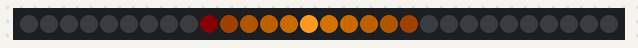
The sketch below on a simulated Arduino Uno, built with avr-gcc and run on an emulated ATmega328P. On the bench: 30 RGB LEDs in strip order, left to right.

Above: at 0.16 s.
At 2.33 s:
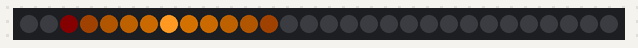
At 3.57 s:
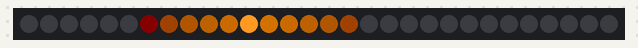
At 5.12 s:
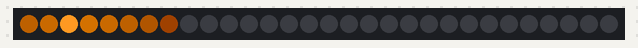
At 7.59 s:
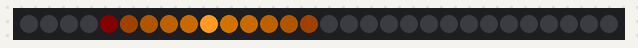
At 9.75 s:
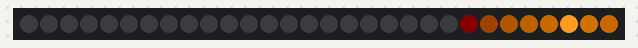

Measured:
- by itself, everything shown: repeats every 9.3 s, in 30 steps

The sketch:

scanner.ino
```cpp
#include <Adafruit_NeoPixel.h>
#ifdef __AVR__
#include <avr/power.h>
#endif

#define PIN 1
#define N_PIXELS 30
#define SCANNER_LENGTH 11

// Internal variables
Adafruit_NeoPixel strip;
uint32_t theBuffer[SCANNER_LENGTH];
int position = 14;
int direction = 1;

// User defined settings
int theDelay = 20;
uint32_t c1 = strip.Color(16, 0, 0);
uint32_t c2 = strip.Color(255, 80, 0);

void loadBuffer() {
  setBufferColor(0x110000, 0xff8800, 0, 5);
  theBuffer[5] = 0xff9922;
  setBufferColor(0xff8800, 0x110000, 6, 5);
}

void setBufferColor(uint32_t c1, uint32_t c2, uint8_t offset, uint8_t theLength) {
  for (int i = 0; i < theLength; i++) {
    theBuffer[i + offset] = lerpColor(c1, c2, float(i) / float(theLength));
  }
}

void setup() {
  strip = Adafruit_NeoPixel(N_PIXELS, PIN, NEO_GRB + NEO_KHZ800);
  strip.begin();
  strip.show();
  loadBuffer();
}

void loop() {
  doScanner();
  strip.show();
  delay(theDelay);
}

uint32_t lerpColor(uint32_t c1, uint32_t c2, float amt) {
  uint32_t r1 = (c1 & 0xff0000) >> 16;
  uint32_t g1 = (c1 & 0xff00) >> 8;
  uint32_t b1 = (c1 & 0xff);
  uint32_t r2 = (c2 & 0xff0000) >> 16;
  uint32_t g2 = (c2 & 0xff00) >> 8;
  uint32_t b2 = (c2 & 0xff);

  float r = (float(r1) * (1.0 - amt) + float(r2) * amt) / 2.0;
  float g = (float(g1) * (1.0 - amt) + float(g2) * amt) / 2.0;
  float b = (float(b1) * (1.0 - amt) + float(b2) * amt) / 2.0;

  return (uint32_t(r) << 16) | (uint32_t(g) << 8) | uint32_t(b);
}

void doScanner() {
  strip.clear();

  int offset = SCANNER_LENGTH / 2;
  for (int i = 0; i < SCANNER_LENGTH; i++) {
    int writePosition = position - offset + i;
    if (writePosition >= 0 && writePosition < N_PIXELS) {
      strip.setPixelColor(writePosition, theBuffer[i]);
    }
  }
  strip.show();

  position += direction;
  if (position == 0 || position == N_PIXELS - 1) {
    direction *= -1;
  }
}
```
